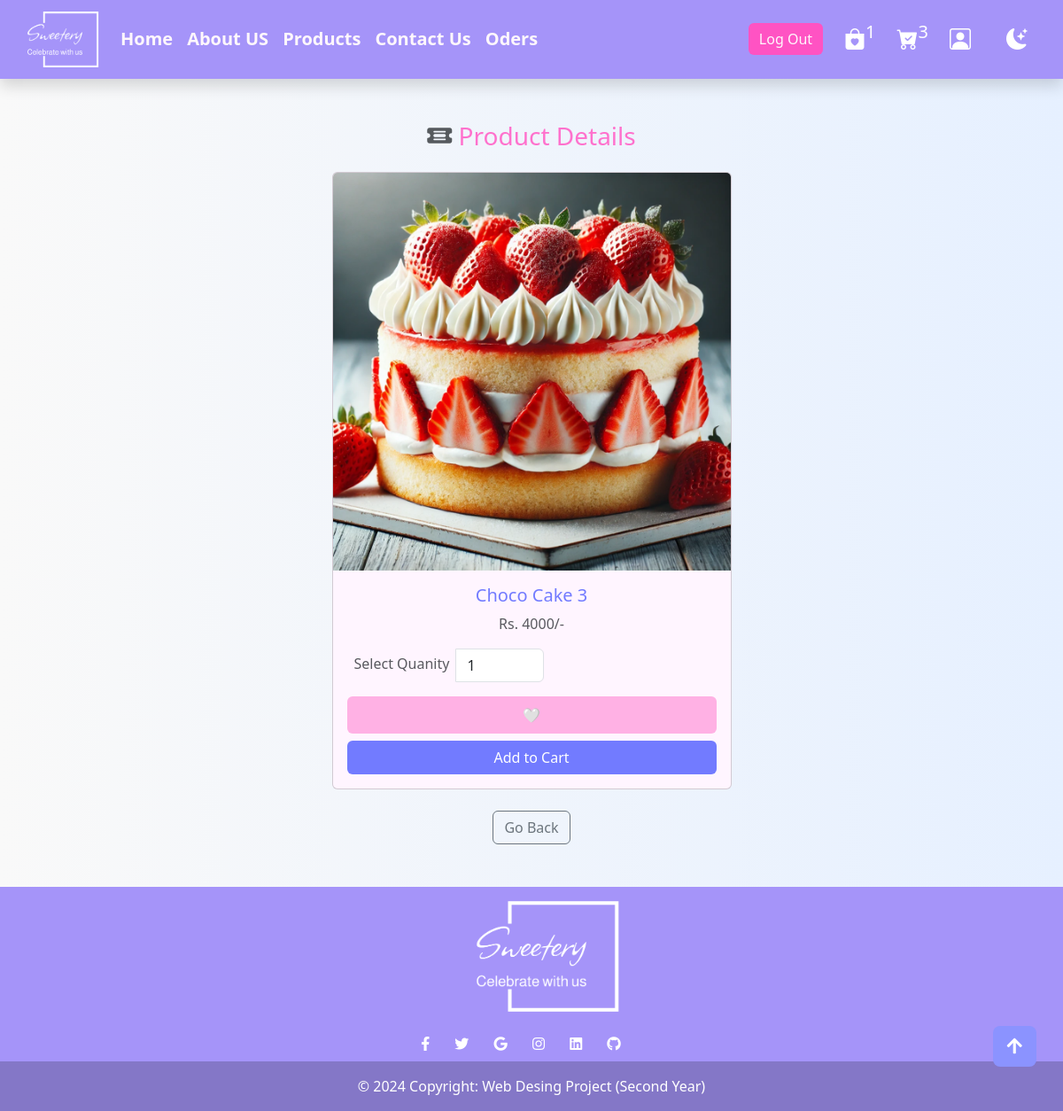
The app's page /view_page.php?pid=1 (signed in) with its own data.
### tables this page shows
CREATE TABLE `products` (
  `category_id` int DEFAULT NULL,
  `details` varchar(200) NOT NULL DEFAULT 'Sweet cake for celebrate your moments',
  `id` int NOT NULL AUTO_INCREMENT,
  `image` varchar(200) NOT NULL,
  `name` varchar(200) NOT NULL,
  `price` int NOT NULL,
  PRIMARY KEY (`id`) USING BTREE
);

### view_page.php (the view, shortened to what this page needs)
<?php
@include './includes/db.php';
?>
<!DOCTYPE html>
<html lang="en">
<head>
    <link rel="stylesheet" href="./css//nav.css">
    <link rel="stylesheet" href="./css/darkmode.css">
    <link rel="stylesheet" href="./css/navigation.css">
    <link rel="stylesheet" href="./css/footer.css">
    <link rel="stylesheet" href="./css/user_profile.css">
    <link rel="stylesheet" href="./css/view_page.css">
    <link href="https://cdn.jsdelivr.net/npm/bootstrap@5.3.3/dist/css/bootstrap.min.css" rel="stylesheet">
    <link rel="stylesheet" href="https://cdn.jsdelivr.net/npm/bootstrap-icons@1.11.3/font/bootstrap-icons.min.css">
    <link rel="stylesheet" href="https://cdnjs.cloudflare.com/ajax/libs/font-awesome/5.15.4/css/all.min.css">
   <link href="https://cdn.jsdelivr.net/npm/bootstrap@5.3.3/dist/css/bootstrap.min.css" rel="stylesheet">
</head>
<body>
<?php @include './includes/nav.php'; ?>
 <button id="scrollBtn" class="btn btn-lg btn-secondary d-none d-md-block scroll-btn">
    <i id="scrollIcon" class="scrollIcon"></i>
  </button>
<section class="container my-5 Product_details">
    <h3 class="text-center mb-4"><i class="bi bi-ticket-detailed-fill text-muted"></i> Product Details</h3>
    <?php
    if (isset($_GET['pid'])) {
        $pid = $_GET['pid'];
        $select_products = mysqli_query($conn, "SELECT * FROM `products` WHERE id = '$pid'") or die('query failed');
        if (mysqli_num_rows($select_products) > 0) {
            while ($fetch_products = mysqli_fetch_assoc($select_products)) {
    ?>
    <div class="row justify-content-center">
        <div class="col-md-6 col-lg-5">
            <form action="" method="POST">
                <div class="card">
                    <img src="uploaded_img/<?php echo $fetch_products['image']; ?>" class="card-img-top" alt="Product Image">
                    <div class="card-body text-center">
                        <h5 class="card-title"><?php echo $fetch_products['name']; ?></h5>
                        <p class="card-text text-muted">Rs. <?php echo $fetch_products['price']; ?>/-</p>
                        <div class="input-group mb-3 d-flex">
                            <h6 class="text-center m-2 text-muted">Select Quanity</h6><input type="number" name="product_quantity" value="1" min="0" class="form-control" style="max-width: 100px;">
                        </div>
                        <button type="submit" name="add_to_wishlist" class="btn btn_wlist p-2 mb-2 w-100">&#129293;</button>
                        <button type="submit" name="add_to_cart" class="btn btn_cart w-100">Add to Cart</button>
                    </div>
                </div>
            </form>
        </div>
    </div>
    <?php
            }
        } else {
            echo '<p class="text-center text-muted">No product details available!</p>';
        }
    }
    ?>
    <div class="text-center mt-4">
        <a id="backButton" class="btn btn-outline-secondary btn_goback">Go Back</a>
    </div>
</section>
<?php @include './includes/footer.php'; ?>
</body>
</html>

### css/navigation.css (style rules this page uses)
.scroll-btn { position: fixed; bottom: 50px; right: 30px; z-index: 100; font-size: 20px; background-color: #8B93FF !important; border: none !important; }
.animate-icon { animation: fadeIn 0.5s ease-in-out, rotateIcon 0.5s ease-in-out; }

### css/view_page.css (style rules this page uses)
* { list-style-type: none; }
body { background: linear-gradient(to right, #f9f9f9, #e6f0ff); }
.Product_details h3 { color: #FF71CD; }
.Product_details .card { background-color: #fff5ff; }
.Product_details .card .card-body .card-title { color: #727bff; }
.Product_details .card .card-body .btn_wlist { background-color: #ffb1e4; }
.Product_details .card .card-body .btn_cart { background-color: #727bff; color: #FFFFFF; }

### records on screen
products: image (picture), name "Choco Cake 3", price "4000"

### other values on screen
$wishlist_num_rows "1"
$cart_num_rows "3"
